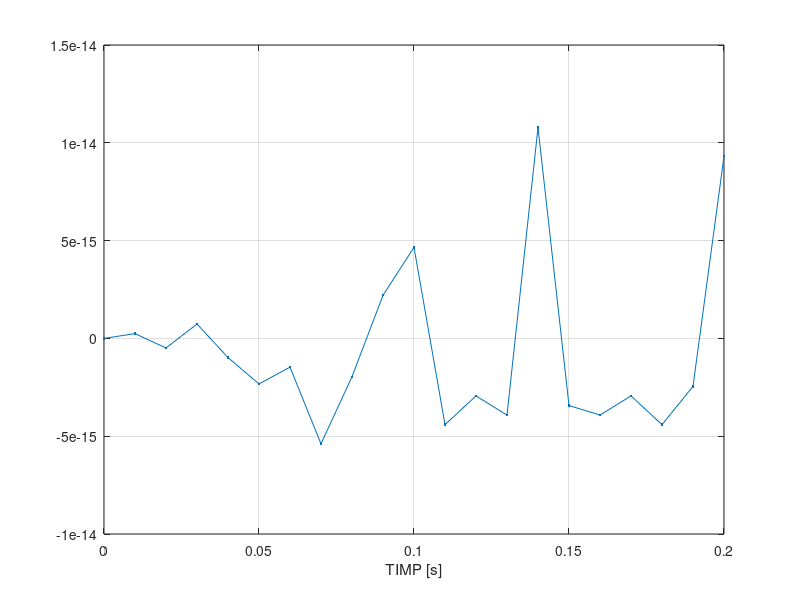
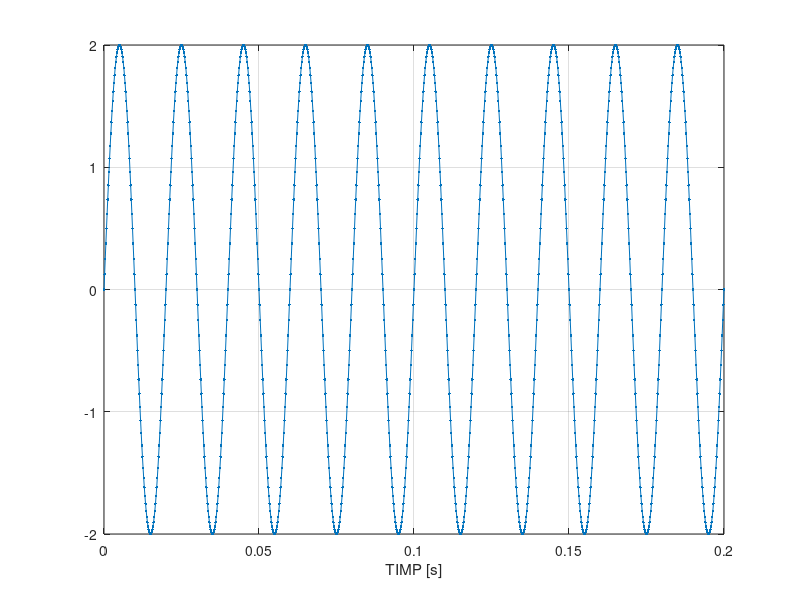
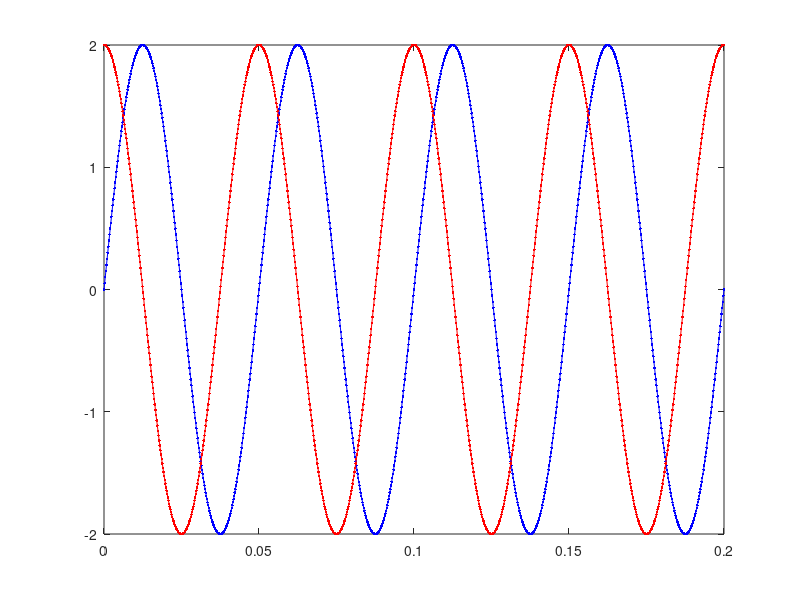

Source code (MATLAB) for these figures, in order:
F=50;
t=0:0.01:0.2;
s=2*sin(2*pi*F*t);
plot(t,s,'.-'),xlabel('TIMP [s]'),grid;

% ------------------------------------

figure
t=0:0.0002:0.2;
s=2*sin(2*pi*F*t);
plot(t,s,'.-'),xlabel('TIMP [s]'),grid;

% ------------------------------------

figure
F=20;
t=0:0.0002:0.2;
s=2*sin(2*pi*F*t);
c=2*cos(2*pi*F*t);
plot(t,s,'.-b',t,c,'.-r');